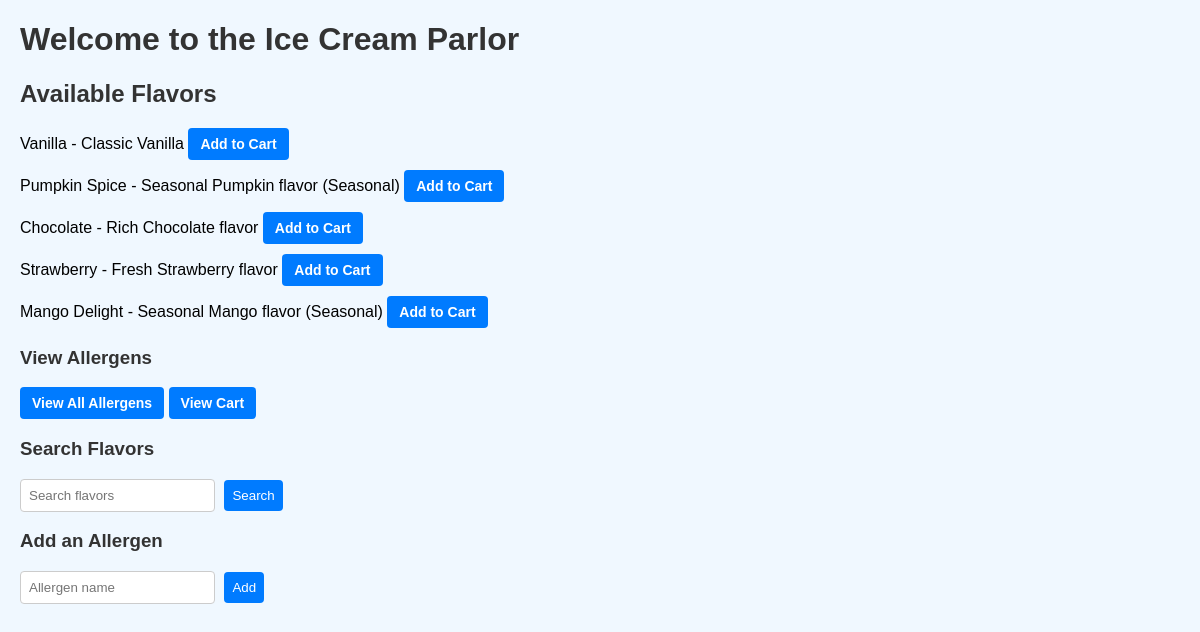
The page / on the database its author committed.
### tables this page shows
CREATE TABLE flavors (
                        id INTEGER PRIMARY KEY AUTOINCREMENT,
                        name TEXT NOT NULL UNIQUE,
                        description TEXT,
                        is_seasonal INTEGER DEFAULT 0
                      );

### app.py (the view)
@app.route('/')
def home():
    conn = get_connection()
    cursor = conn.cursor()
    cursor.execute("SELECT * FROM flavors")
    flavors = cursor.fetchall()
    conn.close()
    return render_template('index.html', flavors=flavors)

### database.py (called while the page is built)
def get_connection():
    return sqlite3.connect('parlor.db')

### templates/index.html (shortened to what this page needs)
<!DOCTYPE html>
<html>
<head>
</head>
<body>
    <h1>Welcome to the Ice Cream Parlor</h1>
    <h2>Available Flavors</h2>
    <ul>
        {% for flavor in flavors %}
            <li>{{ flavor[1] }} - {{ flavor[2] }}
                {% if flavor[3] %}
                    (Seasonal)
                {% endif %}
                <a href="/add_to_cart/{{ flavor[0] }}" class="button">Add to Cart</a>
            </li>
        {% endfor %}
    </ul>
    <h3>View Allergens</h3>
<a href="/allergens" class="button">View All Allergens</a>
<a href="/cart" class="button">View Cart</a>
    <h3>Search Flavors</h3>
    <form action="/search" method="get">
        <input type="text" name="query" placeholder="Search flavors">
        <button type="submit">Search</button>
</form>
    <h3>Add an Allergen</h3>
    <form action="/add_allergen" method="post">
        <input type="text" name="allergen" placeholder="Allergen name">
        <button type="submit">Add</button>
    </form>
</body>
</html>

### templates/index.html (style rules this page uses)
body { font-family: Arial, sans-serif; margin: 20px; background-color: #f0f8ff; }
h1, h2, h3 { color: #333; }
ul { list-style: none; padding: 0; }
li { margin: 10px 0; }
a { text-decoration: none; color: #007bff; font-weight: bold; }
form { margin-top: 15px; }
input, button { padding: 8px; margin-right: 5px; border-radius: 4px; border: 1px solid #ccc; }
button { background-color: #007bff; color: white; border: none; cursor: pointer; }
a.button { display: inline-block; padding: 8px 12px; background-color: #007bff; color: white; text-decoration: none; border-radius: 4px; font-size: 14px; }

### rows shown on the page
flavors: name "Vanilla", description "Classic Vanilla"
flavors: name "Pumpkin Spice", description "Seasonal Pumpkin flavor", is_seasonal "(Seasonal)"
flavors: name "Chocolate", description "Rich Chocolate flavor"
flavors: name "Strawberry", description "Fresh Strawberry flavor"
flavors: name "Mango Delight", description "Seasonal Mango flavor", is_seasonal "(Seasonal)"
